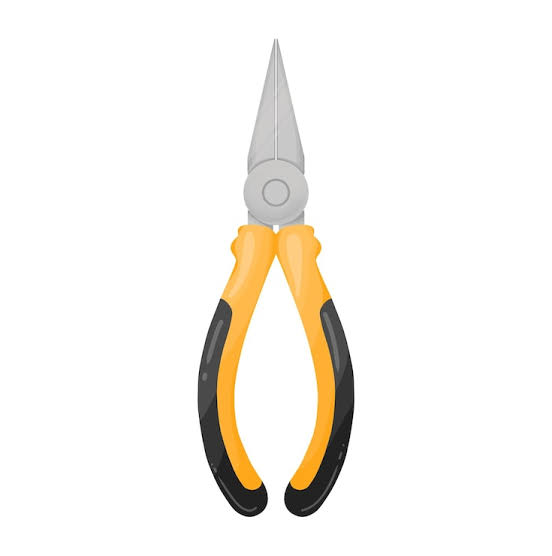
#> input picture imagem_momentos.jpg, 552 x 556 px
$ python momentos.py
#> lines starting #> are read from the running program, lines starting #| are printed output that depends on the picture; after the words box and inside, x2 and y2 are one past the last pixel; in counts of white or black regions, pixels touching at a corner belong together; long printed decimals are rounded

import cv2
import matplotlib.pyplot as plt
import numpy as np

imagem_bgr = cv2.imread('imagem_momentos.jpg')
#> imagem_bgr is the input picture: shape (556, 552, 3); mean B, G, R 239.2, 244.1, 247
imagem_rgb = cv2.cvtColor(imagem_bgr, cv2.COLOR_BGR2RGB)

plt.imshow(imagem_rgb)
plt.title('Imagem original')
plt.show()

# Converter para escala de cinza
cinza = cv2.cvtColor(imagem_rgb, cv2.COLOR_RGB2GRAY)
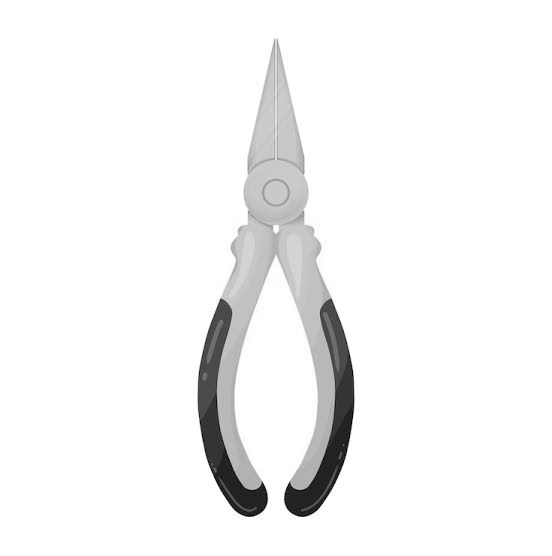
#> cinza: shape (556, 552); min 0, max 255, mean 244.4

# Aplicar limiar manual
limiar, mascara = cv2.threshold(
    cinza,
    220,
    255,
    cv2.THRESH_BINARY_INV
)
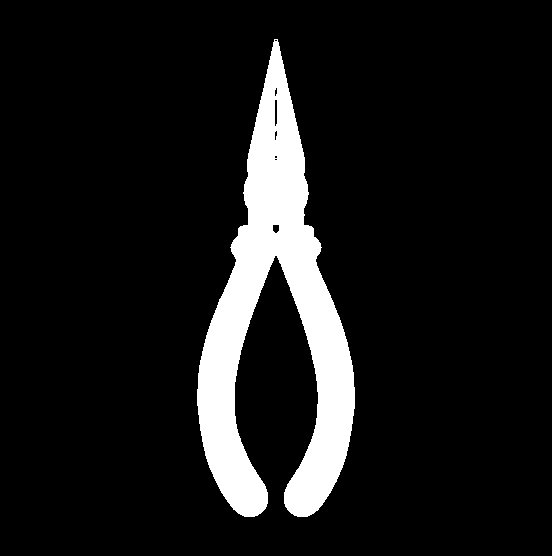
#> mascara: shape (556, 552); 9.9% white; 1 white region, box (x1, y1, x2, y2) and area: (197, 39, 355, 517) 30329

print("Limiar utilizado:", limiar)

plt.imshow(mascara, cmap='gray')
plt.title('Máscara com limiar 220')
plt.show()

# Identificar os componentes conectados
num_labels, labels, stats, centroides = cv2.connectedComponentsWithStats(
    mascara,
    connectivity=8
)
#> num_labels = 2; stats = [[0, 0, 552, 556, 276583], [197, 39, 158, 478, 30329]]; centroides = [[275.5, 273.1], [275.5, 317.8]]


for i in range(1, num_labels):
    area = stats[i, cv2.CC_STAT_AREA]
    print(f"Componente {i}: {area} pixels")
#> this loop made 1 pass
#> area on pass 1: 30329
#| Componente 1: 30329 pixels


areas = stats[1:, cv2.CC_STAT_AREA]
#> areas = [30329]
maior_componente = np.argmax(areas) + 1
#> maior_componente = 1

mascara_objeto = (labels == maior_componente).astype(np.uint8)


area_objeto = np.sum(mascara_objeto)
#> area_objeto = 30329

print("Componente selecionado:", maior_componente)
#| Componente selecionado: 1
print("Área do objeto:", area_objeto, "pixels")
#| Área do objeto: 30329 pixels


plt.imshow(mascara_objeto, cmap='gray')
plt.title('Maior componente selecionado')
plt.show()

momento_zero = np.sum(mascara_objeto)
#> momento_zero = 30329
print(f'momento zero: {momento_zero}')
#| momento zero: 30329

v_vertical, u_horizontal = np.indices(mascara_objeto.shape)

momento_10 = np.sum(u_horizontal * mascara_objeto)
#> momento_10 = 8355886
momento_01 = np.sum(v_vertical * mascara_objeto)
#> momento_01 = 9638460

u_centroide = momento_10/momento_zero
#> u_centroide = 275.5
v_centroide = momento_01/momento_zero
#> v_centroide = 317.8
print(f'Momento m10: {momento_10}')
#| Momento m10: 8355886
print(f'Momento m01: {momento_01}')
#| Momento m01: 9638460

print(f'Centroide X: {u_centroide:.2f}')
#| Centroide X: 275.51
print(f'Centroide Y: {v_centroide:.2f}')
#| Centroide Y: 317.80
plt.figure(figsize=(10, 7))

plt.imshow(mascara_objeto, cmap='gray')

plt.scatter(
    u_centroide,
    v_centroide,
    color='red',
    marker='x',
    s=150,
    label='Centroide'
)

plt.title('Centroide do objeto')
plt.xlabel('Coordenada X (u)')
plt.ylabel('Coordenada Y (v)')
plt.legend()
plt.show()
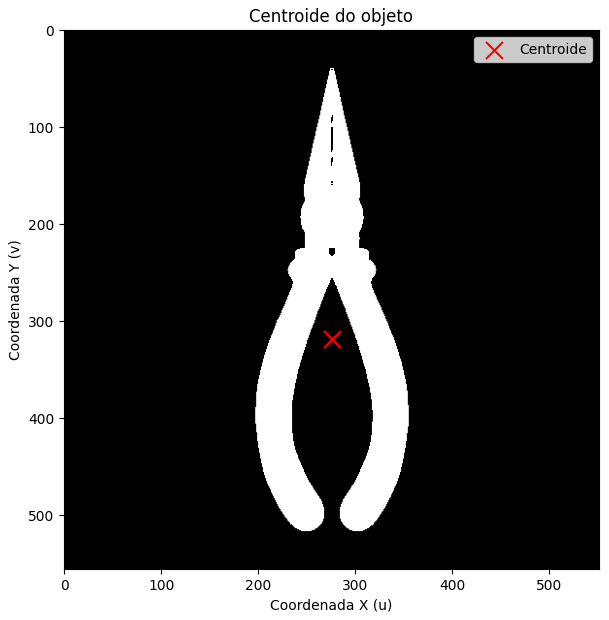
#> figure drawn by matplotlib, 1 panel

mi_20 = np.sum(((u_horizontal - u_centroide)**2)*mascara_objeto)
#> mi_20 = 50341294.2
mi_02 = np.sum(((v_vertical - v_centroide)**2)*mascara_objeto)
#> mi_02 = 440038998.1
mi_11 = np.sum(((u_horizontal - u_centroide)*(v_vertical-v_centroide))*mascara_objeto)
#> mi_11 = -31709.9
matriz_J = np.array([
    [mi_20, mi_11],
    [mi_11, mi_02]
])
#> matriz_J = [[50341294.2, -31709.9], [-31709.9, 440038998.1]]

print("Matriz de segunda ordem:")
print(matriz_J)
#| [[ 5.03412942e+07 -3.17099181e+04]
#|  [-3.17099181e+04  4.40038998e+08]]

# Calcular autovalores e autovetores
autovalores, autovetores = np.linalg.eig(matriz_J)
#> autovalores = [50341291.7, 440039000.6]; autovetores = [[-1, 8.14e-05], [-8.14e-05, -1]]

# Ordenar os autovalores do maior para o menor
ordem = np.argsort(autovalores)[::-1]
#> ordem = [1, 0]

autovalores = autovalores[ordem]
#> autovalores = [440039000.6, 50341291.7]
autovetores = autovetores[:, ordem]
#> autovetores = [[8.14e-05, -1], [-1, -8.14e-05]]

# Identificar o eixo principal e o secundário
autovalor_principal = autovalores[0]
#> autovalor_principal = 440039000.6
autovalor_secundario = autovalores[1]
#> autovalor_secundario = 50341291.7

autovetor_principal = autovetores[:, 0]
#> autovetor_principal = [8.14e-05, -1]
autovetor_secundario = autovetores[:, 1]
#> autovetor_secundario = [-1, -8.14e-05]

# Apresentar os resultados
print("\n--- ETAPA 7: AUTOVALORES E AUTOVETORES ---")

print("Autovalores ordenados:")
print(autovalores)
#| [4.40039001e+08 5.03412917e+07]

print("\nAutovetor principal:")
print(autovetor_principal)
#| [ 8.13705534e-05 -9.99999997e-01]

print("\nAutovetor secundário:")
print(autovetor_secundario)
#| [-9.99999997e-01 -8.13705534e-05]

# Determinar a orientação principal
q_u = autovetor_principal[0].real
#> q_u = 8.14e-05
q_v = autovetor_principal[1].real
#> q_v = -1

theta = np.arctan2(q_v, q_u)
#> theta = -1.57

# Converter de radianos para graus
theta_graus = np.degrees(theta)
#> theta_graus = -90

print(f'Orientação principal: {theta_graus:.2f} graus')
#| Orientação principal: -90.00 graus

from matplotlib.patches import Ellipse
from math import sqrt

a = 2* sqrt(autovalor_principal.real/momento_zero)
#> a = 240.9
b = 2* sqrt(autovalor_secundario.real/momento_zero)
#> b = 81.48


elipse = Ellipse(
    (u_centroide, v_centroide),
    width=2*a,
    height=2*b,
    angle=theta_graus,
    fill=False,
    color='red'
)

fig, ax = plt.subplots(figsize=(10, 7))
ax.imshow(mascara_objeto, cmap='gray')
ax.add_patch(elipse)
ax.scatter(
    u_centroide,
    v_centroide,
    color='blue',
    marker='x',
    s=100,
    label='Centroide'
)

ax.legend()
plt.show()
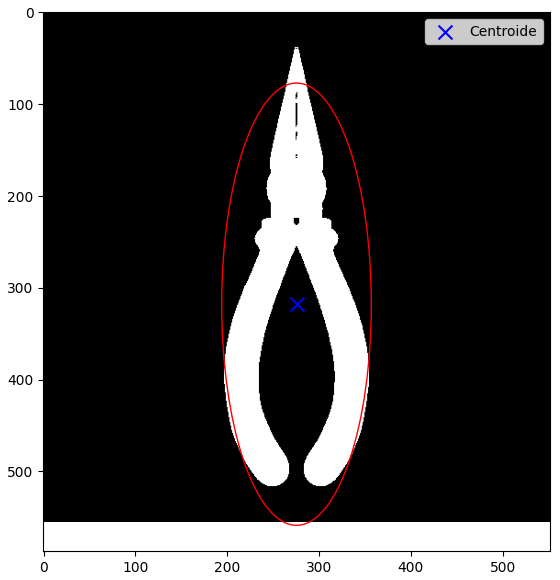
#> figure drawn by matplotlib, 1 panel

sigma = sqrt(autovalor_principal.real/autovalor_secundario.real)
#> sigma = 2.96
print(f'Descritor de alongamento: {sigma:.2f}')
#| Descritor de alongamento: 2.96
#-------------------------------------------------------------------------------------------------------------------------
# ETAPA 11: INFLUÊNCIA DA TRANSLAÇÃO

# Criar matriz de translação
deslocamento = np.float32([
    [1, 0, 40],
    [0, 1, -60]
])

# Deslocar o objeto sem alterar sua forma
altura, largura = mascara_objeto.shape
#> altura = 556; largura = 552

mascara_deslocada = cv2.warpAffine(
    mascara_objeto,
    deslocamento,
    (largura, altura),
    flags=cv2.INTER_NEAREST,
    borderMode=cv2.BORDER_CONSTANT,
    borderValue=0
)
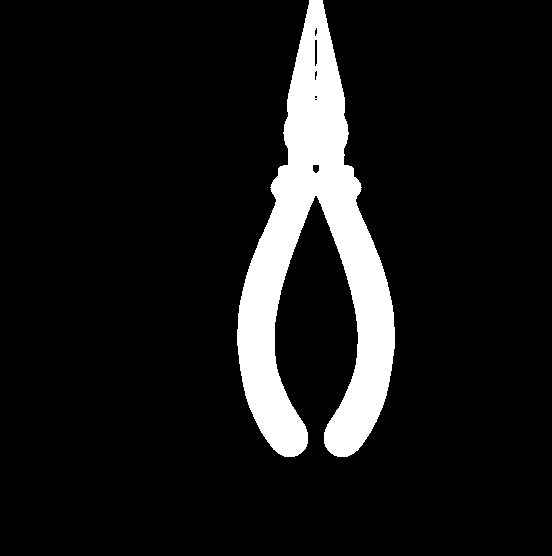
#> mascara_deslocada: shape (556, 552); values 0 (black) and 1 (white), 9.8% white; 1 white region, box (x1, y1, x2, y2) and area: (237, 0, 395, 457) 30158

# Mostrar objeto deslocado
plt.imshow(mascara_deslocada, cmap='gray')
plt.title('Objeto após translação')
plt.show()

# Calcular momento de ordem zero
m00_deslocado = np.sum(mascara_deslocada)
#> m00_deslocado = 30158

# Calcular momentos de primeira ordem
v, u = np.indices(mascara_deslocada.shape)

m10_deslocado = np.sum(u * mascara_deslocada)
#> m10_deslocado = 9515092
m01_deslocado = np.sum(v * mascara_deslocada)
#> m01_deslocado = 7820252

# Calcular centroide
uc_deslocado = m10_deslocado / m00_deslocado
#> uc_deslocado = 315.5
vc_deslocado = m01_deslocado / m00_deslocado
#> vc_deslocado = 259.3

# Calcular momentos centrais de segunda ordem
mi20_deslocado = np.sum(
    ((u - uc_deslocado)**2) * mascara_deslocada
)
#> mi20_deslocado = 50340027.5

mi02_deslocado = np.sum(
    ((v - vc_deslocado)**2) * mascara_deslocada
)
#> mi02_deslocado = 427796463.6

mi11_deslocado = np.sum(
    ((u - uc_deslocado) * (v - vc_deslocado)) * mascara_deslocada
)
#> mi11_deslocado = -31126.2

# Construir matriz J
matriz_J_deslocada = np.array([
    [mi20_deslocado, mi11_deslocado],
    [mi11_deslocado, mi02_deslocado]
])
#> matriz_J_deslocada = [[50340027.5, -31126.2], [-31126.2, 427796463.6]]

# Calcular autovalores e autovetores
autovalores_deslocados, autovetores_deslocados = np.linalg.eig(
    matriz_J_deslocada
)
#> autovalores_deslocados = [50340025, 427796466.1]; autovetores_deslocados = [[-1, 8.25e-05], [-8.25e-05, -1]]

# Ordenar autovalores do maior para o menor
ordem = np.argsort(autovalores_deslocados)[::-1]

autovalores_deslocados = autovalores_deslocados[ordem]
#> autovalores_deslocados = [427796466.1, 50340025]
autovetores_deslocados = autovetores_deslocados[:, ordem]
#> autovetores_deslocados = [[8.25e-05, -1], [-1, -8.25e-05]]

# Determinar orientação principal
q_u_deslocado = autovetores_deslocados[0, 0].real
#> q_u_deslocado = 8.25e-05
q_v_deslocado = autovetores_deslocados[1, 0].real
#> q_v_deslocado = -1

theta_deslocado = np.degrees(
    np.arctan2(q_v_deslocado, q_u_deslocado)
)
#> theta_deslocado = -90

# Apresentar resultados
print("\n--- ETAPA 11: OBJETO DESLOCADO ---")

print(f"Momento m00: {m00_deslocado}")
#| Momento m00: 30158
print(f"Centroide X: {uc_deslocado:.2f}")
#| Centroide X: 315.51
print(f"Centroide Y: {vc_deslocado:.2f}")
#| Centroide Y: 259.31

print("\nMomentos centrais:")
print(f"mi20: {mi20_deslocado}")
#| mi20: 50340027.542
print(f"mi02: {mi02_deslocado}")
#| mi02: 427796463.572
print(f"mi11: {mi11_deslocado}")
#| mi11: -31126.177

print("\nMatriz J:")
print(matriz_J_deslocada)
#| [[ 5.03400275e+07 -3.11261771e+04]
#|  [-3.11261771e+04  4.27796464e+08]]

print("\nAutovalores:")
print(autovalores_deslocados)
#| [4.27796466e+08 5.03400250e+07]

print(f"\nOrientação: {theta_deslocado:.2f} graus")
#| Orientação: -90.00 graus

$ run again, with imagem_classificar_cores.jpg copied over imagem_momentos.jpg
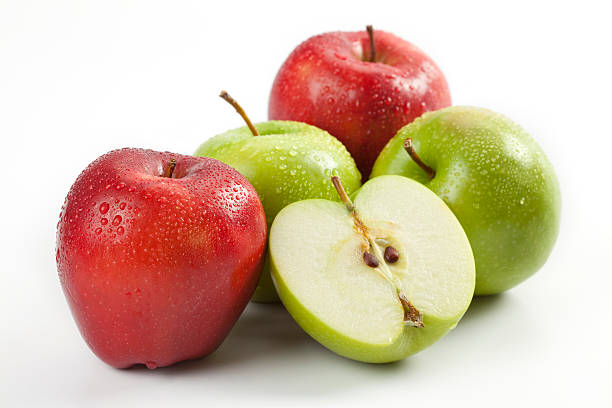
#> input picture imagem_classificar_cores.jpg, 612 x 408 px
#> imagem_bgr is the input picture: shape (408, 612, 3); mean B, G, R 169, 191, 216
#> mascara: shape (408, 612); 44.2% white; 219 white regions (217 under 20 px), largest, box (x1, y1, x2, y2) and area: (55, 25, 561, 396) 109616, (432, 272, 439, 278) 20
#> `num_labels, labels, stats, centroides = cv2.connectedComponentsWithSta..`:
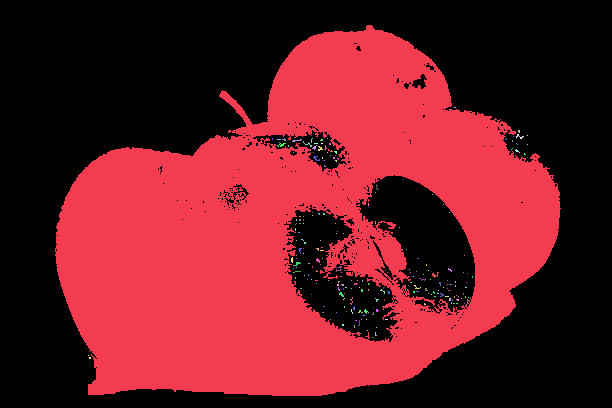
#> labels: shape (408, 612) int32; 220 distinct labels, from 0 to 219; one colour per label, 0 black
#> num_labels = 220; stats = 220 rows, first 6: [0, 0, 612, 408, 139333], [55, 25, 506, 371, 109616], [454, 107, 2, 1, 2], [518, 130, 2, 3, 5], [516, 134, 8, 5, 15], [527, 135, 1, 1, 1]; centroides = 220 pairs, first value 88 to 527, second value 107 to 357.5
#> the loop `for i in range(1, num_labels):` made 219 passes
#> area on pass 1: 109616
#> (printed output is left out)
#> areas = 219 values, max 109616 at index 0, min 1 at index 4, mean 503.9
#> maior_componente = 1
#> mascara_objeto: shape (408, 612); values 0 (black) and 1 (white), 43.9% white; 1 white region, box (x1, y1, x2, y2) and area: (55, 25, 561, 396) 109616
#> area_objeto = 109616
#| Componente selecionado: 1
#| Área do objeto: 109616 pixels
#| momento zero: 109616
#> momento_10 = 32249937
#> momento_01 = 25477372
#> u_centroide = 294.2
#> v_centroide = 232.4
#| Momento m10: 32249937
#| Momento m01: 25477372
#| Centroide X: 294.21
#| Centroide Y: 232.42
#> mi_20 = 1.85e+09
#> mi_02 = 928821110.2
#> mi_11 = -353654801.6
#> matriz_J = [[1.85e+09, -353654801.6], [-353654801.6, 928821110.2]]
#| [[ 1.84958129e+09 -3.53654802e+08]
#|  [-3.53654802e+08  9.28821110e+08]]
#> autovalores = [1.97e+09, 808665632.5]; autovetores = [[0.947, 0.322], [-0.322, 0.947]]
#> ordem = [0, 1]
#> autovalor_principal = 1.97e+09
#> autovalor_secundario = 808665632.5
#> autovetor_principal = [0.947, -0.322]
#> autovetor_secundario = [0.322, 0.947]
#| [1.96973677e+09 8.08665633e+08]
#| [ 0.9468 -0.3217]
#| [0.3217 0.9468]
#> q_u = 0.947
#> q_v = -0.322
#> theta = -0.328
#> theta_graus = -18.77
#| Orientação principal: -18.77 graus
#> a = 268.1
#> b = 171.8
#> sigma = 1.56
#| Descritor de alongamento: 1.56
#> `mascara_deslocada = cv2.warpAffine( mascara_objeto, deslocamento, (lar..`:
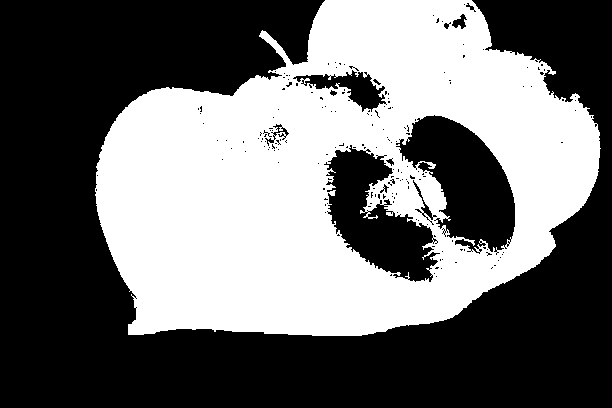
#> mascara_deslocada: shape (408, 612); values 0 (black) and 1 (white), 42.6% white; 1 white region, box (x1, y1, x2, y2) and area: (95, 0, 601, 336) 106377
#> m00_deslocado = 106377
#> m10_deslocado = 35352690
#> m01_deslocado = 18943774
#> uc_deslocado = 332.3
#> vc_deslocado = 178.1
#> mi20_deslocado = 1.83e+09
#> mi02_deslocado = 813365313.7
#> mi11_deslocado = -315484133.8
#> matriz_J_deslocada = [[1.83e+09, -315484133.8], [-315484133.8, 813365313.7]]
#> autovalores_deslocados = [1.92e+09, 723655552.3]; autovetores_deslocados = [[0.962, 0.274], [-0.274, 0.962]]
#> q_u_deslocado = 0.962
#> q_v_deslocado = -0.274
#> theta_deslocado = -15.87
#| Momento m00: 106377
#| Centroide X: 332.33
